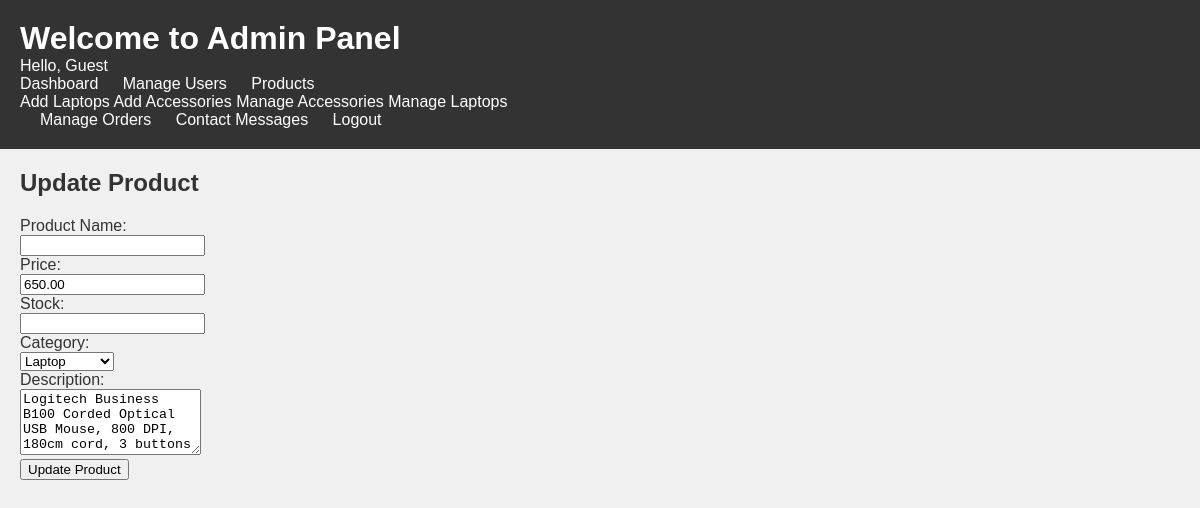
Screenshot of /admin_panel/edit_laptop.php?id=2619 with the database file from the repository.
### tables this page shows
CREATE TABLE `products` (
  `product_id` int(11) NOT NULL,
  `brand` varchar(100) DEFAULT NULL,
  `model` varchar(100) DEFAULT NULL,
  `processor` varchar(100) DEFAULT NULL,
  `ram` int(11) DEFAULT NULL,
  `storage_capacity` varchar(50) DEFAULT NULL,
  `graphics_card` varchar(100) DEFAULT NULL,
  `display_size` decimal(4,2) DEFAULT NULL,
  `resolution` varchar(20) DEFAULT NULL,
  `price` decimal(10,2) DEFAULT NULL,
  `product_image` longblob DEFAULT NULL,
  `description` text NOT NULL,
  `type` varchar(11) DEFAULT 'product',
  `product_type` enum('laptop','accessory') NOT NULL
);

### admin_panel/edit_laptop.php (the view, shortened to what this page needs)
<?php
include_once '../server/connection.php';
$product_id = $_GET['id'];
$sql = "SELECT * FROM products WHERE product_id=$product_id";
$result = $conn->query($sql);
$row = $result->fetch_assoc();
?>
<!DOCTYPE html>
<html lang="en">
<head>
    <link rel="stylesheet" href="../assets/css/admin.css">
</head>
<body>
<?php include('admin_nav_bar.php'); ?>
<main>
<div class="container">
    <h2>Update Product</h2>
    <form action="update_product.php" method="post">
        <label for="product_name">Product Name:</label><br>
        <input type="text" id="product_name" name="product_name" value="<?php echo $row['product_name']; ?>" required><br>
        <label for="price">Price:</label><br>
        <input type="number" id="price" name="price" value="<?php echo $row['price']; ?>" required><br>
        <label for="stock">Stock:</label><br>
        <input type="number" id="stock" name="stock" value="<?php echo $row['stock']; ?>" required><br>
        <label for="category">Category:</label><br>
        <select id="category" name="category">
            <option value="laptop" <?php if ($row['category'] == 'laptop') echo 'selected'; ?>>Laptop</option>
        </select><br>
        <label for="description">Description:</label><br>
        <textarea id="description" name="description" rows="4" required><?php echo $row['description']; ?></textarea><br>
        <input type="submit" value="Update Product">
    </form>
</div>
</main>
</body>
</html>

### assets/css/admin.css (style rules this page uses)
body, h1, h2, h3, h4, h5, h6, p, ul, ol, li, table, th, td { margin: 0; padding: 0; border: 0; font-family: Arial, sans-serif; }
body { background-color: #f0f0f0; color: #333; }
main { padding: 20px; }
h2 { margin-bottom: 20px; }

### rows the page displays
products: price "650.00", description "Logitech Business B100 Corded Optical USB Mouse, 800 DPI, 180cm cord, 3 buttons"
